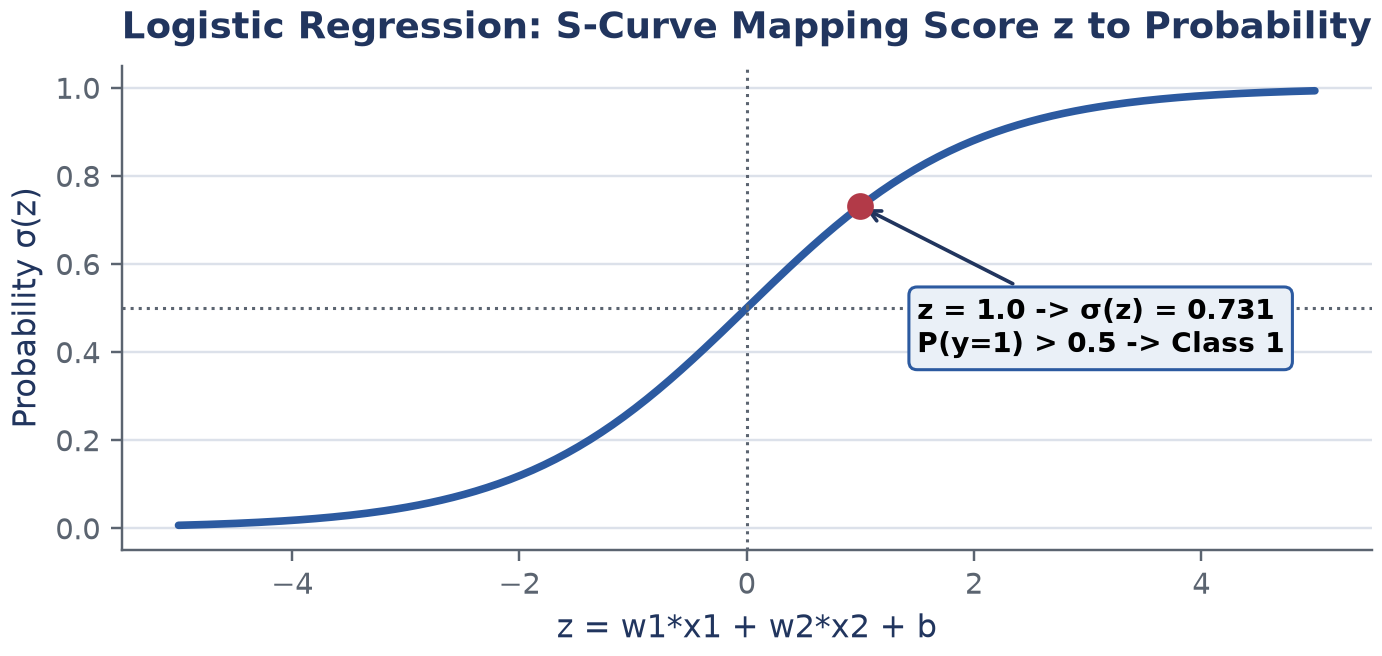

Write the Python code that produced this figure.
#!/usr/bin/env python3
import os
import sys
import numpy as np
import matplotlib.pyplot as plt

sys.path.insert(0, os.path.abspath(os.path.join(os.path.dirname(__file__), "../../../scripts")))
from figstyle import use_house_style, PALETTE, _finish

use_house_style()
here = os.path.dirname(os.path.abspath(__file__))

z = np.linspace(-5, 5, 200)
sig = 1.0 / (1.0 + np.exp(-z))

fig, ax = plt.subplots(figsize=(6.5, 3.2))
ax.plot(z, sig, color=PALETTE["blue"], lw=2.5, label="Sigmoid σ(z)")
ax.axhline(0.5, color=PALETTE["muted"], linestyle=":", lw=1)
ax.axvline(0, color=PALETTE["muted"], linestyle=":", lw=1)
ax.scatter([1.0], [1.0 / (1.0 + np.exp(-1.0))], color=PALETTE["red"], s=60, zorder=5)
ax.annotate("z = 1.0 -> σ(z) = 0.731\nP(y=1) > 0.5 -> Class 1", xy=(1.0, 0.731), xytext=(1.5, 0.4),
            arrowprops=dict(arrowstyle="->", color=PALETTE["ink"], lw=1.2),
            bbox=dict(boxstyle="round,pad=0.3", fc=PALETTE["fill"], ec=PALETTE["blue"], lw=1),
            fontsize=9, fontweight="bold")

ax.set_xlabel("z = w1*x1 + w2*x2 + b")
ax.set_ylabel("Probability σ(z)")
ax.set_title("Logistic Regression: S-Curve Mapping Score z to Probability")
ax.set_ylim(-0.05, 1.05)

out = os.path.join(here, "fig_logistic_sigmoid.png")
fig.tight_layout()
fig.savefig(out, dpi=220, bbox_inches="tight")
plt.close(fig)
print("Saved fig_logistic_sigmoid.png")
